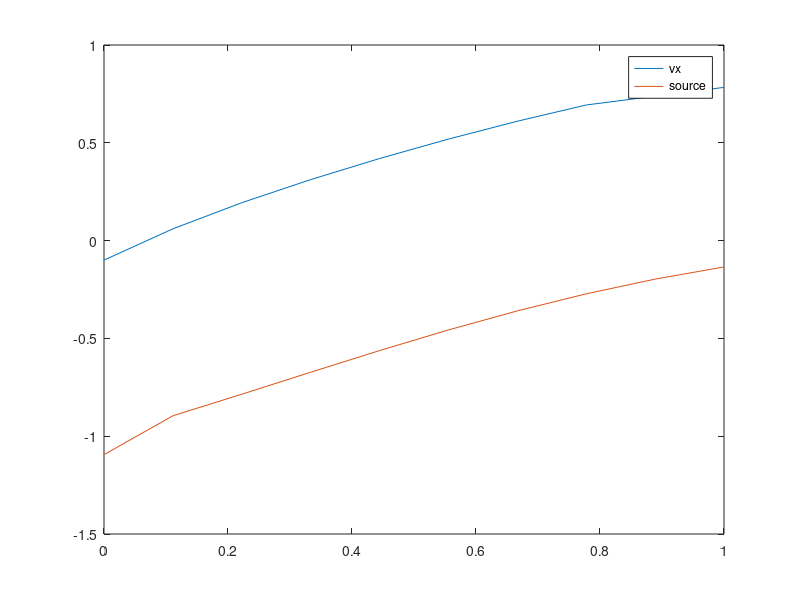

MATLAB code to generate this figure:
%----------------------------------------%
% Method of manufactured solutions       %
% mom eqn                                %
% dvx/dt + dvx/dx = 0                    %
% rlbarnett c3149416 230318              %
%----------------------------------------%

%------
% temporal domain %
%------
tmin = 0;

% choose dt based on smallest dx (assume CFL condition is dt/dx <= 1)
dt = 1.e-5;

% max time to run
tmax = 1.0e4*dt;

% max number of iterations -- keep constant
nmax = tmax/dt;

%------
% spatial domain %
%------
xmin = 0;
xmax = 1;

% vary spatial step size
dx = logspace(-1,-5,5);

%%
%-------------------------------------------------------------------------%
% Manufactured solution U(t,x) = sin(x-t)                                 %
% dU/dt = -cos(x-t); d/dx(U^2/2) = -(1/2)sin(2(t-x))                      %
%-------------------------------------------------------------------------%

for kk=1
    kk
    for ii=1:nmax
        
        % number of spatial points will depend on dx
        npts = round((xmax-xmin)/dx(kk));
        xax = linspace(xmin,xmax,npts);
        
        % initial conditions
        vx = sin(xax);
        
        % boundary conditions (Dirichlet, time dependent)
        vx(1,1) = sin(-dt*ii);
        vx(1,end) = sin(xmax - dt*ii);
        
        % initialise source, error arrays
        source = zeros(1,npts);
        l_inf = zeros(1,npts);
        l_sec = zeros(1,npts);
        
        % source boundary conditions
        source(1,1) = - cos(ii*dt) - (1.0/2.0)*sin(2.0*(ii*dt));
        source(1,end) = - cos(ii*dt - xmax) - (1.0/2.0)*sin(2.0*(ii*dt - xmax));
        
        for jj=2:npts-1
            
            % discretised solution
            vx(1,jj) = (1./2.)*(vx(1,jj-1) + vx(1,jj+1)) - (dt/(2.0*dx(kk)))*((vx(1,jj+1)^2)/2 - (vx(1,jj-1)^2/2));
            
            % 'exact' solution
            source(1,jj) = - cos(ii*dt - dx(kk)*jj) - (1.0/2.0)*sin(2.0*(ii*dt - dx(kk)*jj)); 

        end

        l_inf(1,ii) = abs(max(vx - source));
        l_sec(1,ii) = rms(vx - source);
        
    end
end


%%
%------ 
% plot solution %
%------

figure(1)
plot(xax, vx)
hold on
plot(xax, source)
legend('vx', 'source')
hold off
